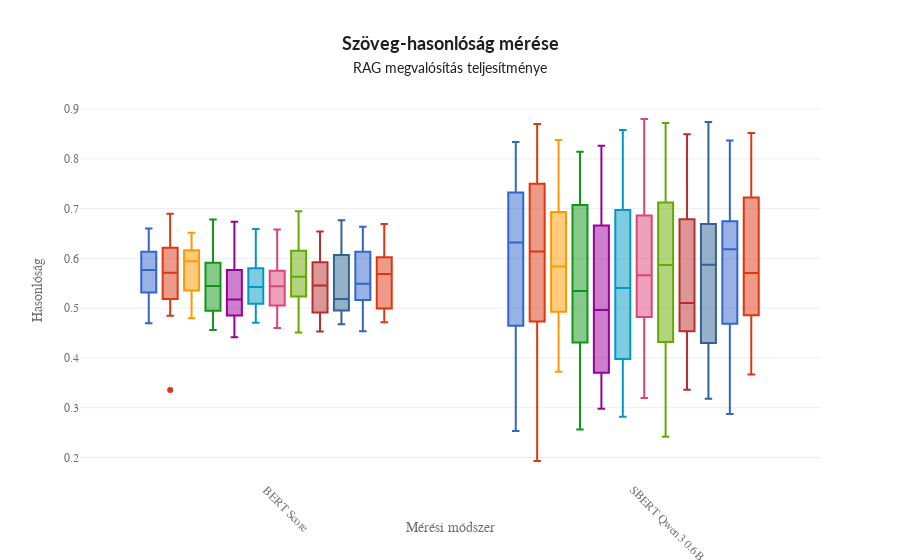

Notebook source saved alongside this figure:
### Code cell
# Create a boxplot using Plotly
fig = plotly_express.box(
    df_all_result,
    x="name",
    y="score",
    color="setting",
    title=format_title("Szöveg-hasonlóság mérése", "RAG megvalósítás teljesítménye"),
    labels={"name": "Evaluation Type", "score": "Similarity Score",  "setting": "Setting"},
    template=custom_template
)

# Customize the layout
fig.update_layout(
    xaxis_title="Mérési módszer",
    yaxis_title="Hasonlóság",
    xaxis=dict(tickangle=45),
    showlegend=False
)

# Show the plot
fig.show()
# save
fig.write_html(result_file.replace(".json", ".html"))

### Figure 1 — Plotly figure (JSON) as saved in the notebook; plotly's stock layout.template omitted (floating-point values rounded to 4 significant figures)
{"data": [{"alignmentgroup": "True", "hovertemplate": "Setting={'splitter': 'Agentic', 'max_content': 200, 'markdown_presplit': False}<br>Evaluation Type=%{x}<br>Similarity Score=%{y}<extra></extra>", "legendgroup": "{'splitter': 'Agentic', 'max_content': 200, 'markdown_presplit': False}", "marker": {"color": "#3366CC"}, "name": "{'splitter': 'Agentic', 'max_content': 200, 'markdown_presplit': False}", "notched": false, "offsetgroup": "{'splitter': 'Agentic', 'max_content': 200, 'markdown_presplit': False}", "orientation": "v", "showlegend": true, "type": "box", "x": ["BERT Score", "BERT Score", "BERT Score", "BERT Score", "BERT Score", "BERT Score", "BERT Score", "BERT Score", "BERT Score", "BERT Score", "BERT Score", "BERT Score", "BERT Score", "BERT Score", "BERT Score", "BERT Score", "BERT Score", "BERT Score", "BERT Score", "BERT Score", "BERT Score", "BERT Score", "SBERT Qwen3 0.6B", "SBERT Qwen3 0.6B", "SBERT Qwen3 0.6B", "SBERT Qwen3 0.6B", "SBERT Qwen3 0.6B", "SBERT Qwen3 0.6B", "SBERT Qwen3 0.6B", "SBERT Qwen3 0.6B", "SBERT Qwen3 0.6B", "SBERT Qwen3 0.6B", "SBERT Qwen3 0.6B", "SBERT Qwen3 0.6B", "SBERT Qwen3 0.6B", "SBERT Qwen3 0.6B", "SBERT Qwen3 0.6B", "SBERT Qwen3 0.6B", "SBERT Qwen3 0.6B", "SBERT Qwen3 0.6B", "SBERT Qwen3 0.6B", "SBERT Qwen3 0.6B", "SBERT Qwen3 0.6B", "SBERT Qwen3 0.6B"], "x0": " ", "xaxis": "x", "y": [0.498, 0.5713, 0.6473, 0.6193, 0.6302, 0.6133, 0.6005, 0.5602, 0.4988, 0.6377, 0.5406, 0.5478, 0.488, 0.5308, 0.5316, 0.6599, 0.6129, 0.6096, 0.4695, 0.5476, 0.5816, 0.5821, 0.4647, 0.6307, 0.8176, 0.7408, 0.7483, 0.4591, 0.7459, 0.5423, 0.455, 0.7305, 0.6086, 0.645, 0.3148, 0.4712, 0.4311, 0.8336, 0.6327, 0.6351, 0.2532, 0.5167, 0.7262, 0.7322], "y0": " ", "yaxis": "y"}, {"alignmentgroup": "True", "hovertemplate": "Setting={'splitter': 'Agentic', 'max_content': 300, 'markdown_presplit': False}<br>Evaluation Type=%{x}<br>Similarity Score=%{y}<extra></extra>", "legendgroup": "{'splitter': 'Agentic', 'max_content': 300, 'markdown_presplit': False}", "marker": {"color": "#DC3912"}, "name": "{'splitter': 'Agentic', 'max_content': 300, 'markdown_presplit': False}", "notched": false, "offsetgroup": "{'splitter': 'Agentic', 'max_content': 300, 'markdown_presplit': False}", "orientation": "v", "showlegend": true, "type": "box", "x": ["BERT Score", "BERT Score", "BERT Score", "BERT Score", "BERT Score", "BERT Score", "BERT Score", "BERT Score", "BERT Score", "BERT Score", "BERT Score", "BERT Score", "BERT Score", "BERT Score", "BERT Score", "BERT Score", "BERT Score", "BERT Score", "BERT Score", "BERT Score", "BERT Score", "BERT Score", "SBERT Qwen3 0.6B", "SBERT Qwen3 0.6B", "SBERT Qwen3 0.6B", "SBERT Qwen3 0.6B", "SBERT Qwen3 0.6B", "SBERT Qwen3 0.6B", "SBERT Qwen3 0.6B", "SBERT Qwen3 0.6B", "SBERT Qwen3 0.6B", "SBERT Qwen3 0.6B", "SBERT Qwen3 0.6B", "SBERT Qwen3 0.6B", "SBERT Qwen3 0.6B", "SBERT Qwen3 0.6B", "SBERT Qwen3 0.6B", "SBERT Qwen3 0.6B", "SBERT Qwen3 0.6B", "SBERT Qwen3 0.6B", "SBERT Qwen3 0.6B", "SBERT Qwen3 0.6B", "SBERT Qwen3 0.6B", "SBERT Qwen3 0.6B"], "x0": " ", "xaxis": "x", "y": [0.5613, 0.5004, 0.6377, 0.5967, 0.5329, 0.5248, 0.5807, 0.6212, 0.5013, 0.527, 0.5185, 0.5194, 0.4846, 0.5912, 0.5017, 0.6528, 0.5917, 0.6464, 0.3357, 0.6895, 0.6238, 0.589, 0.5742, 0.5035, 0.8238, 0.7543, 0.3874, 0.365, 0.7037, 0.496, 0.3792, 0.4731, 0.6149, 0.671, 0.3835, 0.6343, 0.4745, 0.87, 0.613, 0.695, 0.1929, 0.7498, 0.7587, 0.8194], "y0": " ", "yaxis": "y"}, {"alignmentgroup": "True", "hovertemplate": "Setting={'splitter': 'Agentic', 'max_content': 60, 'markdown_presplit': False}<br>Evaluation Type=%{x}<br>Similarity Score=%{y}<extra></extra>", "legendgroup": "{'splitter': 'Agentic', 'max_content': 60, 'markdown_presplit': False}", "marker": {"color": "#FF9900"}, "name": "{'splitter': 'Agentic', 'max_content': 60, 'markdown_presplit': False}", "notched": false, "offsetgroup": "{'splitter': 'Agentic', 'max_content': 60, 'markdown_presplit': False}", "orientation": "v", "showlegend": true, "type": "box", "x": ["BERT Score", "BERT Score", "BERT Score", "BERT Score", "BERT Score", "BERT Score", "BERT Score", "BERT Score", "BERT Score", "BERT Score", "BERT Score", "BERT Score", "BERT Score", "BERT Score", "BERT Score", "BERT Score", "BERT Score", "BERT Score", "BERT Score", "BERT Score", "BERT Score", "BERT Score", "SBERT Qwen3 0.6B", "SBERT Qwen3 0.6B", "SBERT Qwen3 0.6B", "SBERT Qwen3 0.6B", "SBERT Qwen3 0.6B", "SBERT Qwen3 0.6B", "SBERT Qwen3 0.6B", "SBERT Qwen3 0.6B", "SBERT Qwen3 0.6B", "SBERT Qwen3 0.6B", "SBERT Qwen3 0.6B", "SBERT Qwen3 0.6B", "SBERT Qwen3 0.6B", "SBERT Qwen3 0.6B", "SBERT Qwen3 0.6B", "SBERT Qwen3 0.6B", "SBERT Qwen3 0.6B", "SBERT Qwen3 0.6B", "SBERT Qwen3 0.6B", "SBERT Qwen3 0.6B", "SBERT Qwen3 0.6B", "SBERT Qwen3 0.6B"], "x0": " ", "xaxis": "x", "y": [0.6165, 0.5062, 0.6126, 0.598, 0.5208, 0.5418, 0.6332, 0.6431, 0.6135, 0.5036, 0.5731, 0.5908, 0.4797, 0.5224, 0.6294, 0.6136, 0.601, 0.6486, 0.5355, 0.541, 0.6513, 0.5772, 0.5764, 0.4717, 0.8275, 0.693, 0.5796, 0.4561, 0.6872, 0.4815, 0.5774, 0.4925, 0.5875, 0.7159, 0.3722, 0.458, 0.541, 0.838, 0.7117, 0.6822, 0.6098, 0.4963, 0.6466, 0.7982], "y0": " ", "yaxis": "y"}, {"alignmentgroup": "True", "hovertemplate": "Setting={'splitter': 'RecursiveCharacter', 'chunk_overlap': 0, 'chunk_size': 1000}<br>Evaluation Type=%{x}<br>Similarity Score=%{y}<extra></extra>", "legendgroup": "{'splitter': 'RecursiveCharacter', 'chunk_overlap': 0, 'chunk_size': 1000}", "marker": {"color": "#109618"}, "name": "{'splitter': 'RecursiveCharacter', 'chunk_overlap': 0, 'chunk_size': 1000}", "notched": false, "offsetgroup": "{'splitter': 'RecursiveCharacter', 'chunk_overlap': 0, 'chunk_size': 1000}", "orientation": "v", "showlegend": true, "type": "box", "x": ["BERT Score", "BERT Score", "BERT Score", "BERT Score", "BERT Score", "BERT Score", "BERT Score", "BERT Score", "BERT Score", "BERT Score", "BERT Score", "BERT Score", "BERT Score", "BERT Score", "BERT Score", "BERT Score", "BERT Score", "BERT Score", "BERT Score", "BERT Score", "BERT Score", "BERT Score", "SBERT Qwen3 0.6B", "SBERT Qwen3 0.6B", "SBERT Qwen3 0.6B", "SBERT Qwen3 0.6B", "SBERT Qwen3 0.6B", "SBERT Qwen3 0.6B", "SBERT Qwen3 0.6B", "SBERT Qwen3 0.6B", "SBERT Qwen3 0.6B", "SBERT Qwen3 0.6B", "SBERT Qwen3 0.6B", "SBERT Qwen3 0.6B", "SBERT Qwen3 0.6B", "SBERT Qwen3 0.6B", "SBERT Qwen3 0.6B", "SBERT Qwen3 0.6B", "SBERT Qwen3 0.6B", "SBERT Qwen3 0.6B", "SBERT Qwen3 0.6B", "SBERT Qwen3 0.6B", "SBERT Qwen3 0.6B", "SBERT Qwen3 0.6B"], "x0": " ", "xaxis": "x", "y": [0.4948, 0.4828, 0.6578, 0.5818, 0.553, 0.5112, 0.519, 0.51, 0.4927, 0.5998, 0.5468, 0.5423, 0.4741, 0.4957, 0.4907, 0.678, 0.6466, 0.5846, 0.456, 0.5804, 0.5995, 0.5911, 0.4575, 0.4083, 0.7984, 0.5755, 0.8141, 0.2562, 0.603, 0.355, 0.4418, 0.7185, 0.6813, 0.6746, 0.3907, 0.5053, 0.5174, 0.7791, 0.7074, 0.5517, 0.2783, 0.4308, 0.5015, 0.792], "y0": " ", "yaxis": "y"}, {"alignmentgroup": "True", "hovertemplate": "Setting={'splitter': 'RecursiveCharacter', 'chunk_overlap': 300, 'chunk_size': 3000}<br>Evaluation Type=%{x}<br>Similarity Score=%{y}<extra></extra>", "legendgroup": "{'splitter': 'RecursiveCharacter', 'chunk_overlap': 300, 'chunk_size': 3000}", "marker": {"color": "#990099"}, "name": "{'splitter': 'RecursiveCharacter', 'chunk_overlap': 300, 'chunk_size': 3000}", "notched": false, "offsetgroup": "{'splitter': 'RecursiveCharacter', 'chunk_overlap': 300, 'chunk_size': 3000}", "orientation": "v", "showlegend": true, "type": "box", "x": ["BERT Score", "BERT Score", "BERT Score", "BERT Score", "BERT Score", "BERT Score", "BERT Score", "BERT Score", "BERT Score", "BERT Score", "BERT Score", "BERT Score", "BERT Score", "BERT Score", "BERT Score", "BERT Score", "BERT Score", "BERT Score", "BERT Score", "BERT Score", "BERT Score", "BERT Score", "SBERT Qwen3 0.6B", "SBERT Qwen3 0.6B", "SBERT Qwen3 0.6B", "SBERT Qwen3 0.6B", "SBERT Qwen3 0.6B", "SBERT Qwen3 0.6B", "SBERT Qwen3 0.6B", "SBERT Qwen3 0.6B", "SBERT Qwen3 0.6B", "SBERT Qwen3 0.6B", "SBERT Qwen3 0.6B", "SBERT Qwen3 0.6B", "SBERT Qwen3 0.6B", "SBERT Qwen3 0.6B", "SBERT Qwen3 0.6B", "SBERT Qwen3 0.6B", "SBERT Qwen3 0.6B", "SBERT Qwen3 0.6B", "SBERT Qwen3 0.6B", "SBERT Qwen3 0.6B", "SBERT Qwen3 0.6B", "SBERT Qwen3 0.6B"], "x0": " ", "xaxis": "x", "y": [0.5108, 0.4654, 0.6182, 0.5311, 0.4903, 0.54, 0.4798, 0.5145, 0.4979, 0.5204, 0.5304, 0.5766, 0.4714, 0.4853, 0.4522, 0.6734, 0.5987, 0.6204, 0.4413, 0.6359, 0.5048, 0.5758, 0.4548, 0.3674, 0.8265, 0.53, 0.3839, 0.4942, 0.4236, 0.3273, 0.3073, 0.4981, 0.6659, 0.6409, 0.3703, 0.3959, 0.3386, 0.8031, 0.7148, 0.6515, 0.2976, 0.6803, 0.5514, 0.7731], "y0": " ", "yaxis": "y"}, {"alignmentgroup": "True", "hovertemplate": "Setting={'splitter': 'Semantic', 'model_name': 'FinLang/finance-embeddings-investopedia', 'breakpoint_threshold_type': 'percentile', 'breakpoint_threshold_amount': 70.0, 'markdown_presplit': False}<br>Evaluation Type=%{x}<br>Similarity Score=%{y}<extra></extra>", "legendgroup": "{'splitter': 'Semantic', 'model_name': 'FinLang/finance-embeddings-investopedia', 'breakpoint_threshold_type': 'percentile', 'breakpoint_threshold_amount': 70.0, 'markdown_presplit': False}", "marker": {"color": "#0099C6"}, "name": "{'splitter': 'Semantic', 'model_name': 'FinLang/finance-embeddings-investopedia', 'breakpoint_threshold_type': 'percentile', 'breakpoint_threshold_amount': 70.0, 'markdown_presplit': False}", "notched": false, "offsetgroup": "{'splitter': 'Semantic', 'model_name': 'FinLang/finance-embeddings-investopedia', 'breakpoint_threshold_type': 'percentile', 'breakpoint_threshold_amount': 70.0, 'markdown_presplit': False}", "orientation": "v", "showlegend": true, "type": "box", "x": ["BERT Score", "BERT Score", "BERT Score", "BERT Score", "BERT Score", "BERT Score", "BERT Score", "BERT Score", "BERT Score", "BERT Score", "BERT Score", "BERT Score", "BERT Score", "BERT Score", "BERT Score", "BERT Score", "BERT Score", "BERT Score", "BERT Score", "BERT Score", "BERT Score", "BERT Score", "SBERT Qwen3 0.6B", "SBERT Qwen3 0.6B", "SBERT Qwen3 0.6B", "SBERT Qwen3 0.6B", "SBERT Qwen3 0.6B", "SBERT Qwen3 0.6B", "SBERT Qwen3 0.6B", "SBERT Qwen3 0.6B", "SBERT Qwen3 0.6B", "SBERT Qwen3 0.6B", "SBERT Qwen3 0.6B", "SBERT Qwen3 0.6B", "SBERT Qwen3 0.6B", "SBERT Qwen3 0.6B", "SBERT Qwen3 0.6B", "SBERT Qwen3 0.6B", "SBERT Qwen3 0.6B", "SBERT Qwen3 0.6B", "SBERT Qwen3 0.6B", "SBERT Qwen3 0.6B", "SBERT Qwen3 0.6B", "SBERT Qwen3 0.6B"], "x0": " ", "xaxis": "x", "y": [0.5842, 0.5071, 0.6256, 0.6592, 0.5553, 0.5306, 0.5566, 0.5113, 0.509, 0.6122, 0.4909, 0.5203, 0.4881, 0.5419, 0.4707, 0.5933, 0.5376, 0.5804, 0.4776, 0.5431, 0.5513, 0.5499, 0.5507, 0.4429, 0.7934, 0.7928, 0.5566, 0.3425, 0.7092, 0.3674, 0.5272, 0.6829, 0.5299, 0.6075, 0.3681, 0.5273, 0.398, 0.8582, 0.5281, 0.5714, 0.282, 0.3183, 0.697, 0.7378], "y0": " ", "yaxis": "y"}, {"alignmentgroup": "True", "hovertemplate": "Setting={'splitter': 'Semantic', 'model_name': 'FinLang/finance-embeddings-investopedia', 'breakpoint_threshold_type': 'percentile', 'breakpoint_threshold_amount': 70.0}<br>Evaluation Type=%{x}<br>Similarity Score=%{y}<extra></extra>", "legendgroup": "{'splitter': 'Semantic', 'model_name': 'FinLang/finance-embeddings-investopedia', 'breakpoint_threshold_type': 'percentile', 'breakpoint_threshold_amount': 70.0}", "marker": {"color": "#DD4477"}, "name": "{'splitter': 'Semantic', 'model_name': 'FinLang/finance-embeddings-investopedia', 'breakpoint_threshold_type': 'percentile', 'breakpoint_threshold_amount': 70.0}", "notched": false, "offsetgroup": "{'splitter': 'Semantic', 'model_name': 'FinLang/finance-embeddings-investopedia', 'breakpoint_threshold_type': 'percentile', 'breakpoint_threshold_amount': 70.0}", "orientation": "v", "showlegend": true, "type": "box", "x": ["BERT Score", "BERT Score", "BERT Score", "BERT Score", "BERT Score", "BERT Score", "BERT Score", "BERT Score", "BERT Score", "BERT Score", "BERT Score", "BERT Score", "BERT Score", "BERT Score", "BERT Score", "BERT Score", "BERT Score", "BERT Score", "BERT Score", "BERT Score", "BERT Score", "BERT Score", "SBERT Qwen3 0.6B", "SBERT Qwen3 0.6B", "SBERT Qwen3 0.6B", "SBERT Qwen3 0.6B", "SBERT Qwen3 0.6B", "SBERT Qwen3 0.6B", "SBERT Qwen3 0.6B", "SBERT Qwen3 0.6B", "SBERT Qwen3 0.6B", "SBERT Qwen3 0.6B", "SBERT Qwen3 0.6B", "SBERT Qwen3 0.6B", "SBERT Qwen3 0.6B", "SBERT Qwen3 0.6B", "SBERT Qwen3 0.6B", "SBERT Qwen3 0.6B", "SBERT Qwen3 0.6B", "SBERT Qwen3 0.6B", "SBERT Qwen3 0.6B", "SBERT Qwen3 0.6B", "SBERT Qwen3 0.6B", "SBERT Qwen3 0.6B"], "x0": " ", "xaxis": "x", "y": [0.5063, 0.4638, 0.658, 0.5382, 0.5751, 0.5442, 0.5529, 0.4964, 0.54, 0.5661, 0.4781, 0.5902, 0.4601, 0.5158, 0.5055, 0.6208, 0.6074, 0.5731, 0.4654, 0.6084, 0.5439, 0.5648, 0.485, 0.3782, 0.88, 0.5445, 0.5931, 0.4196, 0.676, 0.3325, 0.4907, 0.6133, 0.6863, 0.7275, 0.3197, 0.4822, 0.5032, 0.8741, 0.708, 0.5878, 0.4341, 0.5956, 0.5311, 0.7464], "y0": " ", "yaxis": "y"}, {"alignmentgroup": "True", "hovertemplate": "Setting={'splitter': 'Semantic', 'model_name': 'FinLang/finance-embeddings-investopedia', 'breakpoint_threshold_type': 'standard_deviation', 'breakpoint_threshold_amount': 1.25, 'markdown_presplit': False}<br>Evaluation Type=%{x}<br>Similarity Score=%{y}<extra></extra>", "legendgroup": "{'splitter': 'Semantic', 'model_name': 'FinLang/finance-embeddings-investopedia', 'breakpoint_threshold_type': 'standard_deviation', 'breakpoint_threshold_amount': 1.25, 'markdown_presplit': False}", "marker": {"color": "#66AA00"}, "name": "{'splitter': 'Semantic', 'model_name': 'FinLang/finance-embeddings-investopedia', 'breakpoint_threshold_type': 'standard_deviation', 'breakpoint_threshold_amount': 1.25, 'markdown_presplit': False}", "notched": false, "offsetgroup": "{'splitter': 'Semantic', 'model_name': 'FinLang/finance-embeddings-investopedia', 'breakpoint_threshold_type': 'standard_deviation', 'breakpoint_threshold_amount': 1.25, 'markdown_presplit': False}", "orientation": "v", "showlegend": true, "type": "box", "x": ["BERT Score", "BERT Score", "BERT Score", "BERT Score", "BERT Score", "BERT Score", "BERT Score", "BERT Score", "BERT Score", "BERT Score", "BERT Score", "BERT Score", "BERT Score", "BERT Score", "BERT Score", "BERT Score", "BERT Score", "BERT Score", "BERT Score", "BERT Score", "BERT Score", "BERT Score", "SBERT Qwen3 0.6B", "SBERT Qwen3 0.6B", "SBERT Qwen3 0.6B", "SBERT Qwen3 0.6B", "SBERT Qwen3 0.6B", "SBERT Qwen3 0.6B", "SBERT Qwen3 0.6B", "SBERT Qwen3 0.6B", "SBERT Qwen3 0.6B", "SBERT Qwen3 0.6B", "SBERT Qwen3 0.6B", "SBERT Qwen3 0.6B", "SBERT Qwen3 0.6B", "SBERT Qwen3 0.6B", "SBERT Qwen3 0.6B", "SBERT Qwen3 0.6B", "SBERT Qwen3 0.6B", "SBERT Qwen3 0.6B", "SBERT Qwen3 0.6B", "SBERT Qwen3 0.6B", "SBERT Qwen3 0.6B", "SBERT Qwen3 0.6B"], "x0": " ", "xaxis": "x", "y": [0.5233, 0.4733, 0.6301, 0.6184, 0.5685, 0.5486, 0.5838, 0.6009, 0.5375, 0.6443, 0.5581, 0.5408, 0.4829, 0.5207, 0.4942, 0.6949, 0.6153, 0.6422, 0.4509, 0.5373, 0.581, 0.5895, 0.5342, 0.3743, 0.8718, 0.7124, 0.6827, 0.4318, 0.7261, 0.5849, 0.4963, 0.8134, 0.6693, 0.5889, 0.3497, 0.4198, 0.3928, 0.8289, 0.675, 0.6635, 0.2416, 0.5128, 0.5583, 0.7802], "y0": " ", "yaxis": "y"}, {"alignmentgroup": "True", "hovertemplate": "Setting={'splitter': 'Semantic', 'model_name': 'FinLang/finance-embeddings-investopedia', 'breakpoint_threshold_type': 'standard_deviation', 'breakpoint_threshold_amount': 1.25}<br>Evaluation Type=%{x}<br>Similarity Score=%{y}<extra></extra>", "legendgroup": "{'splitter': 'Semantic', 'model_name': 'FinLang/finance-embeddings-investopedia', 'breakpoint_threshold_type': 'standard_deviation', 'breakpoint_threshold_amount': 1.25}", "marker": {"color": "#B82E2E"}, "name": "{'splitter': 'Semantic', 'model_name': 'FinLang/finance-embeddings-investopedia', 'breakpoint_threshold_type': 'standard_deviation', 'breakpoint_threshold_amount': 1.25}", "notched": false, "offsetgroup": "{'splitter': 'Semantic', 'model_name': 'FinLang/finance-embeddings-investopedia', 'breakpoint_threshold_type': 'standard_deviation', 'breakpoint_threshold_amount': 1.25}", "orientation": "v", "showlegend": true, "type": "box", "x": ["BERT Score", "BERT Score", "BERT Score", "BERT Score", "BERT Score", "BERT Score", "BERT Score", "BERT Score", "BERT Score", "BERT Score", "BERT Score", "BERT Score", "BERT Score", "BERT Score", "BERT Score", "BERT Score", "BERT Score", "BERT Score", "BERT Score", "BERT Score", "BERT Score", "BERT Score", "SBERT Qwen3 0.6B", "SBERT Qwen3 0.6B", "SBERT Qwen3 0.6B", "SBERT Qwen3 0.6B", "SBERT Qwen3 0.6B", "SBERT Qwen3 0.6B", "SBERT Qwen3 0.6B", "SBERT Qwen3 0.6B", "SBERT Qwen3 0.6B", "SBERT Qwen3 0.6B", "SBERT Qwen3 0.6B", "SBERT Qwen3 0.6B", "SBERT Qwen3 0.6B", "SBERT Qwen3 0.6B", "SBERT Qwen3 0.6B", "SBERT Qwen3 0.6B", "SBERT Qwen3 0.6B", "SBERT Qwen3 0.6B", "SBERT Qwen3 0.6B", "SBERT Qwen3 0.6B", "SBERT Qwen3 0.6B", "SBERT Qwen3 0.6B"], "x0": " ", "xaxis": "x", "y": [0.5264, 0.4654, 0.6522, 0.5244, 0.5923, 0.5495, 0.4699, 0.4912, 0.5353, 0.6202, 0.5449, 0.554, 0.4531, 0.5465, 0.4771, 0.6539, 0.5974, 0.6353, 0.4722, 0.5194, 0.5555, 0.5834, 0.4686, 0.3539, 0.8495, 0.6112, 0.4881, 0.4836, 0.4052, 0.3532, 0.459, 0.7506, 0.6448, 0.6787, 0.3643, 0.5324, 0.3359, 0.8375, 0.6171, 0.6963, 0.4537, 0.4736, 0.5772, 0.7565], "y0": " ", "yaxis": "y"}, {"alignmentgroup": "True", "hovertemplate": "Setting={'splitter': 'Semantic', 'model_name': 'Qwen/Qwen3-Embedding-0.6B', 'breakpoint_threshold_type': 'percentile', 'breakpoint_threshold_amount': 70.0}<br>Evaluation Type=%{x}<br>Similarity Score=%{y}<extra></extra>", "legendgroup": "{'splitter': 'Semantic', 'model_name': 'Qwen/Qwen3-Embedding-0.6B', 'breakpoint_threshold_type': 'percentile', 'breakpoint_threshold_amount': 70.0}", "marker": {"color": "#316395"}, "name": "{'splitter': 'Semantic', 'model_name': 'Qwen/Qwen3-Embedding-0.6B', 'breakpoint_threshold_type': 'percentile', 'breakpoint_threshold_amount': 70.0}", "notched": false, "offsetgroup": "{'splitter': 'Semantic', 'model_name': 'Qwen/Qwen3-Embedding-0.6B', 'breakpoint_threshold_type': 'percentile', 'breakpoint_threshold_amount': 70.0}", "orientation": "v", "showlegend": true, "type": "box", "x": ["BERT Score", "BERT Score", "BERT Score", "BERT Score", "BERT Score", "BERT Score", "BERT Score", "BERT Score", "BERT Score", "BERT Score", "BERT Score", "BERT Score", "BERT Score", "BERT Score", "BERT Score", "BERT Score", "BERT Score", "BERT Score", "BERT Score", "BERT Score", "BERT Score", "BERT Score", "SBERT Qwen3 0.6B", "SBERT Qwen3 0.6B", "SBERT Qwen3 0.6B", "SBERT Qwen3 0.6B", "SBERT Qwen3 0.6B", "SBERT Qwen3 0.6B", "SBERT Qwen3 0.6B", "SBERT Qwen3 0.6B", "SBERT Qwen3 0.6B", "SBERT Qwen3 0.6B", "SBERT Qwen3 0.6B", "SBERT Qwen3 0.6B", "SBERT Qwen3 0.6B", "SBERT Qwen3 0.6B", "SBERT Qwen3 0.6B", "SBERT Qwen3 0.6B", "SBERT Qwen3 0.6B", "SBERT Qwen3 0.6B", "SBERT Qwen3 0.6B", "SBERT Qwen3 0.6B", "SBERT Qwen3 0.6B", "SBERT Qwen3 0.6B"], "x0": " ", "xaxis": "x", "y": [0.5044, 0.4701, 0.6767, 0.6125, 0.5198, 0.4958, 0.4954, 0.5047, 0.5068, 0.6591, 0.5165, 0.5547, 0.4715, 0.4675, 0.4686, 0.6768, 0.5797, 0.607, 0.4783, 0.6565, 0.6014, 0.5383, 0.43, 0.3322, 0.843, 0.6666, 0.5671, 0.3396, 0.5362, 0.3177, 0.4499, 0.7475, 0.6516, 0.6624, 0.3597, 0.4838, 0.352, 0.874, 0.6072, 0.6693, 0.541, 0.6883, 0.6411, 0.6796], "y0": " ", "yaxis": "y"}, {"alignmentgroup": "True", "hovertemplate": "Setting={'splitter': 'Semantic', 'model_name': 'Qwen/Qwen3-Embedding-0.6B', 'breakpoint_threshold_type': 'percentile', 'breakpoint_threshold_amount': 80.0}<br>Evaluation Type=%{x}<br>Similarity Score=%{y}<extra></extra>", "legendgroup": "{'splitter': 'Semantic', 'model_name': 'Qwen/Qwen3-Embedding-0.6B', 'breakpoint_threshold_type': 'percentile', 'breakpoint_threshold_amount': 80.0}", "marker": {"color": "#3366CC"}, "name": "{'splitter': 'Semantic', 'model_name': 'Qwen/Qwen3-Embedding-0.6B', 'breakpoint_threshold_type': 'percentile', 'breakpoint_threshold_amount': 80.0}", "notched": false, "offsetgroup": "{'splitter': 'Semantic', 'model_name': 'Qwen/Qwen3-Embedding-0.6B', 'breakpoint_threshold_type': 'percentile', 'breakpoint_threshold_amount': 80.0}", "orientation": "v", "showlegend": true, "type": "box", "x": ["BERT Score", "BERT Score", "BERT Score", "BERT Score", "BERT Score", "BERT Score", "BERT Score", "BERT Score", "BERT Score", "BERT Score", "BERT Score", "BERT Score", "BERT Score", "BERT Score", "BERT Score", "BERT Score", "BERT Score", "BERT Score", "BERT Score", "BERT Score", "BERT Score", "BERT Score", "SBERT Qwen3 0.6B", "SBERT Qwen3 0.6B", "SBERT Qwen3 0.6B", "SBERT Qwen3 0.6B", "SBERT Qwen3 0.6B", "SBERT Qwen3 0.6B", "SBERT Qwen3 0.6B", "SBERT Qwen3 0.6B", "SBERT Qwen3 0.6B", "SBERT Qwen3 0.6B", "SBERT Qwen3 0.6B", "SBERT Qwen3 0.6B", "SBERT Qwen3 0.6B", "SBERT Qwen3 0.6B", "SBERT Qwen3 0.6B", "SBERT Qwen3 0.6B", "SBERT Qwen3 0.6B", "SBERT Qwen3 0.6B", "SBERT Qwen3 0.6B", "SBERT Qwen3 0.6B", "SBERT Qwen3 0.6B", "SBERT Qwen3 0.6B"], "x0": " ", "xaxis": "x", "y": [0.4616, 0.4537, 0.6168, 0.6134, 0.5301, 0.5267, 0.5669, 0.4719, 0.592, 0.6313, 0.5501, 0.5794, 0.4713, 0.5417, 0.4943, 0.6635, 0.6337, 0.6175, 0.5166, 0.552, 0.5305, 0.5477, 0.4314, 0.381, 0.8369, 0.6471, 0.5514, 0.4688, 0.6859, 0.2872, 0.62, 0.7322, 0.6583, 0.6455, 0.3578, 0.5028, 0.3584, 0.773, 0.7259, 0.6712, 0.469, 0.5005, 0.6164, 0.6748], "y0": " ", "yaxis": "y"}, {"alignmentgroup": "True", "hovertemplate": "Setting={'splitter': 'Semantic', 'model_name': 'Qwen/Qwen3-Embedding-0.6B', 'breakpoint_threshold_type': 'standard_deviation', 'breakpoint_threshold_amount': 1.25}<br>Evaluation Type=%{x}<br>Similarity Score=%{y}<extra></extra>", "legendgroup": "{'splitter': 'Semantic', 'model_name': 'Qwen/Qwen3-Embedding-0.6B', 'breakpoint_threshold_type': 'standard_deviation', 'breakpoint_threshold_amount': 1.25}", "marker": {"color": "#DC3912"}, "name": "{'splitter': 'Semantic', 'model_name': 'Qwen/Qwen3-Embedding-0.6B', 'breakpoint_threshold_type': 'standard_deviation', 'breakpoint_threshold_amount': 1.25}", "notched": false, "offsetgroup": "{'splitter': 'Semantic', 'model_name': 'Qwen/Qwen3-Embedding-0.6B', 'breakpoint_threshold_type': 'standard_deviation', 'breakpoint_threshold_amount': 1.25}", "orientation": "v", "showlegend": true, "type": "box", "x": ["BERT Score", "BERT Score", "BERT Score", "BERT Score", "BERT Score", "BERT Score", "BERT Score", "BERT Score", "BERT Score", "BERT Score", "BERT Score", "BERT Score", "BERT Score", "BERT Score", "BERT Score", "BERT Score", "BERT Score", "BERT Score", "BERT Score", "BERT Score", "BERT Score", "BERT Score", "SBERT Qwen3 0.6B", "SBERT Qwen3 0.6B", "SBERT Qwen3 0.6B", "SBERT Qwen3 0.6B", "SBERT Qwen3 0.6B", "SBERT Qwen3 0.6B", "SBERT Qwen3 0.6B", "SBERT Qwen3 0.6B", "SBERT Qwen3 0.6B", "SBERT Qwen3 0.6B", "SBERT Qwen3 0.6B", "SBERT Qwen3 0.6B", "SBERT Qwen3 0.6B", "SBERT Qwen3 0.6B", "SBERT Qwen3 0.6B", "SBERT Qwen3 0.6B", "SBERT Qwen3 0.6B", "SBERT Qwen3 0.6B", "SBERT Qwen3 0.6B", "SBERT Qwen3 0.6B", "SBERT Qwen3 0.6B", "SBERT Qwen3 0.6B"], "x0": " ", "xaxis": "x", "y": [0.585, 0.5072, 0.6689, 0.4771, 0.6033, 0.6017, 0.4733, 0.4995, 0.4921, 0.5947, 0.5015, 0.5582, 0.4757, 0.4716, 0.5125, 0.6164, 0.6144, 0.6399, 0.6025, 0.5115, 0.5842, 0.5792, 0.5572, 0.4859, 0.8518, 0.5841, 0.6412, 0.4631, 0.4138, 0.3668, 0.3827, 0.7239, 0.6147, 0.7225, 0.3665, 0.4941, 0.5218, 0.8016, 0.6621, 0.7406, 0.6582, 0.5321, 0.4988, 0.7419], "y0": " ", "yaxis": "y"}], "layout": {"boxmode": "group", "legend": {"title": {"text": "Setting"}, "tracegroupgap": 0}, "showlegend": false, "title": {"text": "<b>Szöveg-hasonlóság mérése</b><br><span style=\"font-size: 14px;\">RAG megvalósítás teljesítménye</span>"}, "xaxis": {"anchor": "y", "domain": [0, 1], "tickangle": 45, "title": {"text": "Mérési módszer"}}, "yaxis": {"anchor": "x", "domain": [0, 1], "title": {"text": "Hasonlóság"}}}}
